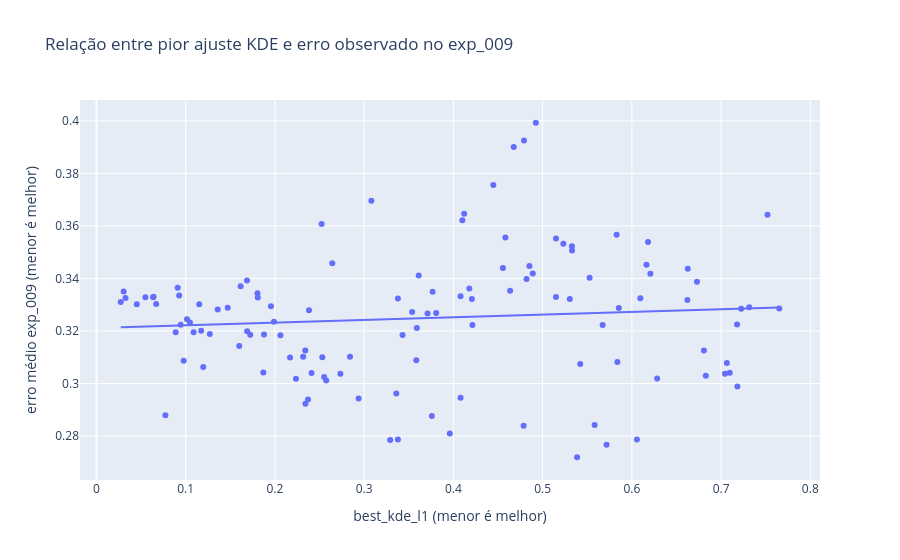

Notebook cell for this chart:
### Code cell
# ============================================================
# Comparar "piores datasets" (exp_009 erro real) vs KDE-L1 atual
# ============================================================

import os
import re
import numpy as np
import pandas as pd
import plotly.express as px

EXP009_CSV = "/var/new_homes/julio/mestrado/mestrado-dyssyn/experiments/exp_009/results/comparacao_moss_feature_sets_30.csv"

if not os.path.exists(EXP009_CSV):
    raise FileNotFoundError(f"Arquivo não encontrado: {EXP009_CSV}")

# 1) Base do KDE atual (espera summary_best da célula anterior)
if "summary_best" in globals():
    kde_df = summary_best.copy()
elif "rows_best" in globals():
    kde_df = pd.DataFrame(rows_best)[["dataset", "best_moss_prev_neg", "best_moss_merge", "best_kde_l1"]].copy()
else:
    raise RuntimeError("Não encontrei summary_best nem rows_best no ambiente.")

# 2) Carregar resultados exp_009
exp009 = pd.read_csv(EXP009_CSV)

required_cols = {"dataset", "erro"}
missing = required_cols - set(exp009.columns)
if missing:
    raise ValueError(f"CSV exp_009 sem colunas esperadas: {missing}")

# 3) Normalização de nomes de dataset para facilitar match
def norm_ds(x):
    x = str(x).strip().lower()
    x = re.sub(r"\.csv$", "", x)
    return x

kde_df["dataset_norm"] = kde_df["dataset"].map(norm_ds)
exp009["dataset_norm"] = exp009["dataset"].map(norm_ds)

# 4) Agregar exp_009 por dataset (erro médio)
exp009_agg = (
    exp009.groupby("dataset_norm", as_index=False)
    .agg(
        erro_exp009_mean=("erro", "mean"),
        erro_exp009_median=("erro", "median"),
        n_exp009=("erro", "size"),
        dataset_exp009=("dataset", "first"),
    )
)

# 5) Merge com resultados KDE
cmp_df = kde_df.merge(exp009_agg, on="dataset_norm", how="inner")

if cmp_df.empty:
    raise RuntimeError(
        "Nenhum dataset em comum entre summary_best e exp_009 após normalização."
    )

# 6) Correlações (quanto maior, mais "explicável")
pearson = cmp_df["best_kde_l1"].corr(cmp_df["erro_exp009_mean"], method="pearson")
spearman = cmp_df["best_kde_l1"].corr(cmp_df["erro_exp009_mean"], method="spearman")

print(f"Datasets comparados: {len(cmp_df)}")
print(f"Correlação Pearson (best_kde_l1 vs erro_exp009_mean): {pearson:.4f}")
print(f"Correlação Spearman (ranking): {spearman:.4f}")

# 7) Sobreposição dos piores
TOPK = min(15, len(cmp_df))

worst_kde = cmp_df.sort_values("best_kde_l1", ascending=False).head(TOPK)
worst_exp009 = cmp_df.sort_values("erro_exp009_mean", ascending=False).head(TOPK)

set_kde = set(worst_kde["dataset_norm"])
set_exp = set(worst_exp009["dataset_norm"])
overlap = sorted(set_kde & set_exp)

print(f"\nTop-{TOPK} piores por KDE-L1: {len(set_kde)}")
print(f"Top-{TOPK} piores por erro exp_009: {len(set_exp)}")
print(f"Sobreposição: {len(overlap)} datasets")
print("Datasets em comum:", overlap)

# 8) Tabela final para inspeção
display_cols = [
    "dataset", "best_moss_prev_neg", "best_moss_merge", "best_kde_l1",
    "erro_exp009_mean", "erro_exp009_median", "n_exp009"
]
display(cmp_df[display_cols].sort_values("erro_exp009_mean", ascending=False).head(25))

# 9) Scatter para diagnóstico visual
fig = px.scatter(
    cmp_df,
    x="best_kde_l1",
    y="erro_exp009_mean",
    hover_name="dataset",
    trendline="ols",
    title="Relação entre pior ajuste KDE e erro observado no exp_009",
    labels={
        "best_kde_l1": "best_kde_l1 (menor é melhor)",
        "erro_exp009_mean": "erro médio exp_009 (menor é melhor)",
    },
)
fig.show()

### Figure 1 — Plotly figure (JSON) as saved in the notebook; plotly's stock layout.template omitted (floating-point values rounded to 4 significant figures)
{"data": [{"hovertemplate": "<b>%{hovertext}</b><br><br>best_kde_l1 (menor é melhor)=%{x}<br>erro médio exp_009 (menor é melhor)=%{y}<extra></extra>", "hovertext": ["phphQEck0.csv", "1526_wall-robot-navigation.csv", "visualizing_soil.csv", "occupancy.csv", "phpMD2hR6.csv", "BNG.csv", "BNG_breast-w.csv", "balloon.csv", "pollen.csv", "1497_wall-robot-navigation.csv", "1466_cardiotocography.csv", "houses.csv", "182_satimage.csv", "iris.3.csv", "php50jXam.csv", "1462_banknote-authentication.csv", "AedesSex.csv", "winetype.csv", "294_satellite_image.csv", "delta_ailerons.csv", "HTRU.csv", "pendigits.csv", "anuranCalls.csv", "mozilla.csv", "clean2.csv", "ArabicDigit.csv", "breast-cancer.csv", "pol.csv", "375_JapaneseVowels.csv", "kdd_JapaneseVowels.csv", "wine.3.csv", "namao.csv", "ctg.3.csv", "wine.1.csv", "sylva_prior.csv", "cpu_act.csv", "iris.2.csv", "30_page-blocks.csv", "page-blocks.csv", "phpwRjVjk.csv", "1460_banana.csv", "file22f0e4a679.csv", "spambase(1).csv", "bank8FM.csv", "28_optdigits.csv", "44_spambase.csv", "spambase.csv", "wine.2.csv", "letter-recognition.csv", "pageblocks.5.csv", "balance.1.csv", "puma32H.csv", "1479_hill-valley.csv", "ctg.2.csv", "1504_steel-plates-fault.csv", "mammographic.csv", "1485_madelon.csv", "ionosphere.csv", "phpWfYmlu.csv", "1496_ringnorm.csv", "churn.csv", "ctg.1.csv", "balance.3.csv", "fried.csv", "1535_volcanoes-b5.csv", "quake.csv", "electricity-normalized.csv", "phoneme.csv", "phpxijhaP.csv", "1507_twonorm.csv", "magic.csv", "MagicTelescope.csv", "phpmPOD5A.csv", "1539_volcanoes-d2.csv", "phpGUrE90.csv", "tictactoe.csv", "wind.csv", "1540_volcanoes-d3.csv", "file7b5365fa741c.csv", "1538_volcanoes-d1.csv", "puma8NH.csv", "fri_c2_1000_10.csv", "ailerons.csv", "1541_volcanoes-d4.csv", "AedesQuinx.csv", "sonar.csv", "gina_agnostic.csv", "space_ga.csv", "eeg.csv", "german.csv", "679_rmftsa_sleepdata.csv", "1475_first-order-theorem-proving.csv", "1494_qsar-biodeg.csv", "haberman.csv", "cmc.2.csv", "transfusion.csv", "click-prediction.csv", "1489_phoneme.csv", "60_waveform-5000.csv", "1566_hill-valley.csv", "wine-q-red.csv", "elevators.csv", "phplE7q6h.csv", "312_scene.csv", "abalone.csv", "default_credit_card_clients.csv", "kin8nm.csv", "covtype_reduced.csv", "40733_yeast.csv", "file79b563a1a18.csv", "23_cmc.csv", "cmc.csv", "cmc.1.csv", "4538_GesturePhaseSegmentationProcessed.csv", "cmc.3.csv", "wine-q-white.csv", "yeast.csv", "spectf.csv", "jm1-processed.csv"], "legendgroup": "", "marker": {"color": "#636efa", "symbol": "circle"}, "mode": "markers", "name": "", "orientation": "v", "showlegend": false, "type": "scatter", "x": [0.0272, 0.03046, 0.03257, 0.0451, 0.05481, 0.06351, 0.06398, 0.06692, 0.07725, 0.08874, 0.09104, 0.09266, 0.09439, 0.09775, 0.1015, 0.1048, 0.1089, 0.1152, 0.1174, 0.1197, 0.127, 0.1358, 0.1471, 0.16, 0.1616, 0.1687, 0.1689, 0.1723, 0.1804, 0.1808, 0.187, 0.1878, 0.1955, 0.1989, 0.2062, 0.217, 0.2236, 0.2316, 0.234, 0.2342, 0.237, 0.2382, 0.241, 0.2523, 0.2531, 0.2551, 0.2575, 0.2643, 0.2734, 0.2842, 0.2938, 0.3081, 0.3292, 0.336, 0.3378, 0.3378, 0.343, 0.3538, 0.3584, 0.359, 0.3611, 0.3711, 0.3759, 0.3767, 0.3807, 0.396, 0.408, 0.408, 0.41, 0.4121, 0.4179, 0.4207, 0.4213, 0.4447, 0.4555, 0.4583, 0.4636, 0.4676, 0.4787, 0.4791, 0.482, 0.4852, 0.489, 0.4924, 0.5149, 0.515, 0.5232, 0.5304, 0.5328, 0.533, 0.5386, 0.5421, 0.5527, 0.5582, 0.5673, 0.5716, 0.5829, 0.5838, 0.5854, 0.6057, 0.6095, 0.6164, 0.6182, 0.6208, 0.6283, 0.6622, 0.6627, 0.673, 0.6808, 0.6829, 0.7044, 0.7065, 0.7097, 0.7179, 0.7183, 0.7226, 0.7315, 0.752, 0.7652], "xaxis": "x", "y": [0.3311, 0.3351, 0.3325, 0.3302, 0.3328, 0.3329, 0.333, 0.3303, 0.2879, 0.3195, 0.3365, 0.3335, 0.3224, 0.3086, 0.3244, 0.3233, 0.3195, 0.3301, 0.3201, 0.3063, 0.3188, 0.3282, 0.3288, 0.3143, 0.3371, 0.3392, 0.3199, 0.3185, 0.3344, 0.3327, 0.3042, 0.3187, 0.3294, 0.3235, 0.3183, 0.3099, 0.3018, 0.3102, 0.3126, 0.2923, 0.2939, 0.3279, 0.304, 0.3607, 0.31, 0.3025, 0.3011, 0.3458, 0.3037, 0.3101, 0.2943, 0.3695, 0.2784, 0.2962, 0.3323, 0.2787, 0.3185, 0.3272, 0.3089, 0.3212, 0.3411, 0.3267, 0.2876, 0.335, 0.3268, 0.281, 0.3332, 0.2946, 0.3622, 0.3647, 0.3362, 0.3322, 0.3222, 0.3756, 0.344, 0.3556, 0.3354, 0.39, 0.2839, 0.3925, 0.3398, 0.3447, 0.3418, 0.3993, 0.333, 0.3552, 0.3532, 0.3322, 0.3522, 0.3507, 0.2719, 0.3075, 0.3402, 0.2842, 0.3222, 0.2767, 0.3566, 0.3082, 0.3287, 0.2787, 0.3324, 0.3452, 0.3539, 0.3417, 0.3019, 0.3317, 0.3437, 0.3388, 0.3125, 0.3029, 0.3037, 0.3078, 0.3041, 0.3225, 0.2989, 0.3285, 0.329, 0.3643, 0.3285], "yaxis": "y"}, {"hovertemplate": "<b>OLS trendline</b><br>erro_exp009_mean = 0.0101983 * best_kde_l1 + 0.321132<br>R<sup>2</sup>=0.007698<br><br>best_kde_l1 (menor é melhor)=%{x}<br>erro médio exp_009 (menor é melhor)=%{y} <b>(trend)</b><extra></extra>", "legendgroup": "", "marker": {"color": "#636efa", "symbol": "circle"}, "mode": "lines", "name": "", "showlegend": false, "type": "scatter", "x": [0.0272, 0.03046, 0.03257, 0.0451, 0.05481, 0.06351, 0.06398, 0.06692, 0.07725, 0.08874, 0.09104, 0.09266, 0.09439, 0.09775, 0.1015, 0.1048, 0.1089, 0.1152, 0.1174, 0.1197, 0.127, 0.1358, 0.1471, 0.16, 0.1616, 0.1687, 0.1689, 0.1723, 0.1804, 0.1808, 0.187, 0.1878, 0.1955, 0.1989, 0.2062, 0.217, 0.2236, 0.2316, 0.234, 0.2342, 0.237, 0.2382, 0.241, 0.2523, 0.2531, 0.2551, 0.2575, 0.2643, 0.2734, 0.2842, 0.2938, 0.3081, 0.3292, 0.336, 0.3378, 0.3378, 0.343, 0.3538, 0.3584, 0.359, 0.3611, 0.3711, 0.3759, 0.3767, 0.3807, 0.396, 0.408, 0.408, 0.41, 0.4121, 0.4179, 0.4207, 0.4213, 0.4447, 0.4555, 0.4583, 0.4636, 0.4676, 0.4787, 0.4791, 0.482, 0.4852, 0.489, 0.4924, 0.5149, 0.515, 0.5232, 0.5304, 0.5328, 0.533, 0.5386, 0.5421, 0.5527, 0.5582, 0.5673, 0.5716, 0.5829, 0.5838, 0.5854, 0.6057, 0.6095, 0.6164, 0.6182, 0.6208, 0.6283, 0.6622, 0.6627, 0.673, 0.6808, 0.6829, 0.7044, 0.7065, 0.7097, 0.7179, 0.7183, 0.7226, 0.7315, 0.752, 0.7652], "xaxis": "x", "y": [0.3214, 0.3214, 0.3215, 0.3216, 0.3217, 0.3218, 0.3218, 0.3218, 0.3219, 0.322, 0.3221, 0.3221, 0.3221, 0.3221, 0.3222, 0.3222, 0.3222, 0.3223, 0.3223, 0.3224, 0.3224, 0.3225, 0.3226, 0.3228, 0.3228, 0.3229, 0.3229, 0.3229, 0.323, 0.323, 0.323, 0.323, 0.3231, 0.3232, 0.3232, 0.3233, 0.3234, 0.3235, 0.3235, 0.3235, 0.3235, 0.3236, 0.3236, 0.3237, 0.3237, 0.3237, 0.3238, 0.3238, 0.3239, 0.324, 0.3241, 0.3243, 0.3245, 0.3246, 0.3246, 0.3246, 0.3246, 0.3247, 0.3248, 0.3248, 0.3248, 0.3249, 0.325, 0.325, 0.325, 0.3252, 0.3253, 0.3253, 0.3253, 0.3253, 0.3254, 0.3254, 0.3254, 0.3257, 0.3258, 0.3258, 0.3259, 0.3259, 0.326, 0.326, 0.326, 0.3261, 0.3261, 0.3262, 0.3264, 0.3264, 0.3265, 0.3265, 0.3266, 0.3266, 0.3266, 0.3267, 0.3268, 0.3268, 0.3269, 0.327, 0.3271, 0.3271, 0.3271, 0.3273, 0.3273, 0.3274, 0.3274, 0.3275, 0.3275, 0.3279, 0.3279, 0.328, 0.3281, 0.3281, 0.3283, 0.3283, 0.3284, 0.3285, 0.3285, 0.3285, 0.3286, 0.3288, 0.3289], "yaxis": "y"}], "layout": {"legend": {"tracegroupgap": 0}, "title": {"text": "Relação entre pior ajuste KDE e erro observado no exp_009"}, "xaxis": {"anchor": "y", "domain": [0, 1], "title": {"text": "best_kde_l1 (menor é melhor)"}}, "yaxis": {"anchor": "x", "domain": [0, 1], "title": {"text": "erro médio exp_009 (menor é melhor)"}}}}
